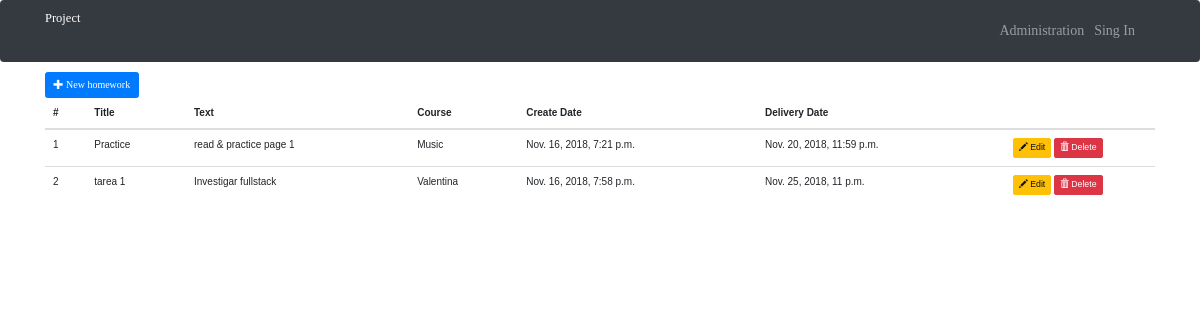
Screenshot of /homeworks/ with the database file from the repository.
### courses/models.py (models this page shows, shortened)
class Homework(models.Model):
    title = models.CharField(max_length=255)
    text = models.TextField()
    course = models.ForeignKey(Course, null=True, blank=True, on_delete=models.CASCADE)
    created_date = models.DateTimeField(default=timezone.now)
    delivery_date = models.DateTimeField(blank=True, null=True)

class Course(models.Model):
    name = models.CharField(max_length=30)
    owner = models.ForeignKey(CustomUser, null=True, blank=True, on_delete=models.CASCADE)
    def __str__(self):
        return self.name

### homeworks/views.py (the view)
def homework_list(request):
    homeworks = Homework.objects.all()
    return render(request, 'homeworks/homework_list.html', {'homeworks': homeworks})

### templates/homeworks/homework_list.html (shortened to what this page needs)
{% extends 'basi.html' %}
{% load static %}
{% block content %}
  <p>
    <button type="button" class="btn btn-primary js-create-homework" data-url="{% url 'homework_create' %}">
      <span class="glyphicon glyphicon-plus"></span>
      New homework
    </button>
  </p>
  <table class="table" id="homework-table">
    <thead>
      <tr>
        <th>#</th>
        <th>Title</th>
        <th>Text</th>
        <th>Course</th>
        <th>Create Date</th>
        <th>Delivery Date</th>
        <th></th>
      </tr>
    </thead>
    <tbody>
      {% include 'homeworks/includes/partial_homework_list.html' %}
    </tbody>
  </table>
{% endblock %}

### templates/homeworks/includes/partial_homework_list.html
{% for homework in homeworks %}
  <tr>
    <td>{{ homework.id }}</td>
    <td>{{ homework.title }}</td>
    <td>{{ homework.text }}</td>
    <td>{{ homework.course }}</td>
    <td>{{ homework.created_date }}</td>
    <td>{{ homework.delivery_date }}</td>
    <td style="width: 150px">
      <button type="button"
              class="btn btn-warning btn-sm js-update-homework"
              data-url="{% url 'homework_update' homework.id %}">
        <span class="glyphicon glyphicon-pencil"></span> Edit
      </button>
      <button type="button"
              class="btn btn-danger btn-sm js-delete-homework"
              data-url="{% url 'homework_delete' homework.id %}">
        <span class="glyphicon glyphicon-trash"></span> Delete
      </button>
    </td>
  </tr>
{% empty %}
  <tr>
    <td colspan="8" class="text-center bg-warning">No homework</td>
  </tr>
{% endfor %}

### static/css/main.css (style rules this page uses)
* { margin: 0px; padding: 0px; box-sizing: border-box; }
body, html { height: 100%; font-family: Poppins-Regular, sans-serif; }
p { font-family: Poppins-Regular; font-size: 14px; line-height: 1.7; color: #666666; margin: 0px; }
button { outline: none !important; border: none; background: transparent; }

### rows the page displays
Homework: id "1", title "Practice", text "read & practice page 1", course "Music", created_date "Nov. 16, 2018, 7:21 p.m.", delivery_date "Nov. 20, 2018, 11:59 p.m."
Homework: id "2", title "tarea 1", text "Investigar fullstack", course "Valentina", created_date "Nov. 16, 2018, 7:58 p.m.", delivery_date "Nov. 25, 2018, 11 p.m."
